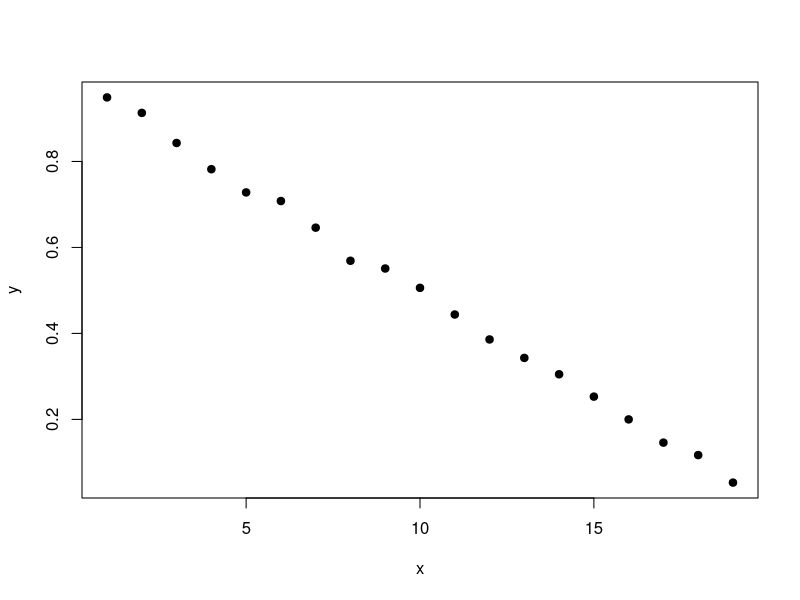

Here is the R script that generated this plot:
#Exercicio 1

estimativaIntegral <- function(a,b){
  x <- runif(10000, a, b)
  aux <- exp(2*x)*exp(x^2)
  integral <- mean(aux)
  return((b-a)*integral)
}


exericio1 <- estimativaIntegral(-1,2)
exericio1


#---------------------------------------------------------------------------------------#

#Exercicio 2

#a)
pacotes <- c(1:20)
resultado <- c()
for(x in 1:10000){
  j <- 1
  sorteio <- c()
  repeat {
    figura <- sample(pacotes, size=1,replace = TRUE)
    sorteio[j] <- figura
    if(sum(pacotes %in% sorteio) == 20){
      resultado[x] <- j
      break;
    }
    j <- j + 1
  }
}

mean(resultado)
mean(resultado <= 30)



#b)

figurinhas <- function(n){
  
  pacotes <- c(1:n)
  resultado <- c()
  for(x in 1:10000){
    j <- 1
    sorteio <- c()
    repeat {
      figura <- sample(pacotes, size=1,replace = TRUE)
      sorteio[j] <- figura
      if(sum(pacotes %in% sorteio) == n){
        resultado[x] <- j
        break;
      }
      j <- j + 1
    }
  }
  return(mean(resultado))
}

figurinhas(20)

#---------------------------------------------------------------------------------------#


#Exercicio 3 


#a) 

caminhosLuke <- function(l){
  resultado <- c()
  for(i in 1:1000){
    j <- 2
    caminho <- c(l)
    repeat{
      sorteio <- sample(c(-1, 1), size = 1)
      caminho[j] <- caminho[j-1] + sorteio
      if(caminho[j] == 20){
        resultado[i] <- 0
        break;
      } 
      if(caminho[j] == 0){
        resultado[i] <- 1
        break;
      }
      j <- j +1
    }
  }
  return(mean(resultado))
}



caminhosLuke(10)

#b)

y <- c()
for(j in 1:19){
y[j] <- caminhosLuke(j)  
}
x <- 1:19 
plot(x,y, color="red", pch=19)




